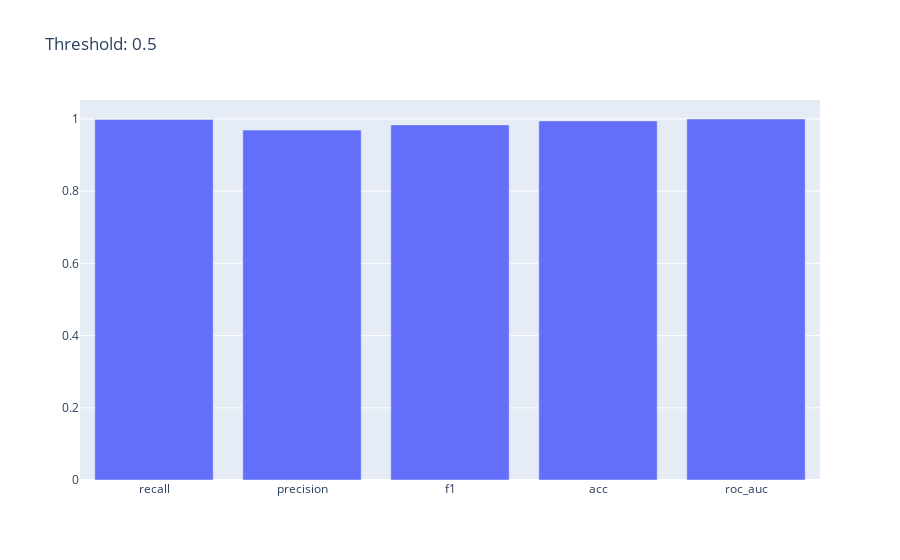
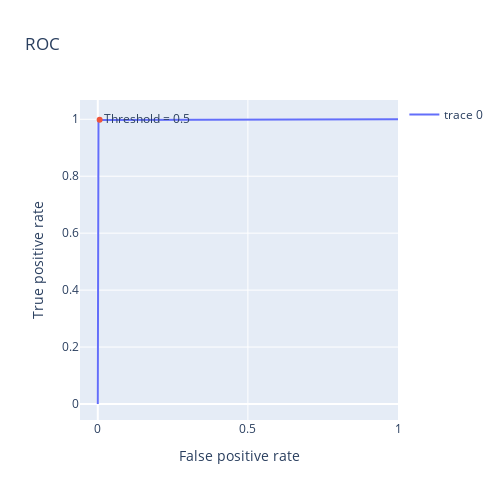

Here is the notebook cell these charts were saved with, in order:
### Code cell
plot_metrics(detector_loaded, Stage.TEST).show()
draw_roc(detector_loaded, Stage.TEST, 0.5).show()
plot_confusion_matrix(detector_loaded, Stage.TEST, 0.5)

### Figure 1 — Plotly figure (JSON) as saved in the notebook; plotly's stock layout.template omitted (floating-point values rounded to 4 significant figures)
{"data": [{"type": "bar", "x": ["recall", "precision", "f1", "acc", "roc_auc"], "y": [0.9984, 0.9691, 0.9835, 0.9945, 0.9998]}], "layout": {"autosize": true, "title": {"text": "Threshold: 0.5"}, "xaxis": {"autorange": true, "range": [-0.5, 4.5], "type": "category"}, "yaxis": {"autorange": true, "range": [0, 1.052], "type": "linear"}}}

### Figure 2 — Plotly figure (JSON) as saved in the notebook; plotly's stock layout.template omitted (floating-point values rounded to 4 significant figures; data arrays with more than 128 entries replaced by an {"elided": "..."} marker saying what was removed)
{"data": [{"type": "scatter", "x": {"elided": "7512 float values"}, "y": {"elided": "7512 float values"}}, {"mode": "markers+text", "showlegend": false, "text": "Threshold = 0.5", "textposition": "middle right", "type": "scatter", "x": [0.006198], "y": [0.9984]}], "layout": {"height": 500, "title": {"text": "ROC"}, "width": 500, "xaxis": {"autorange": true, "range": [-0.0593, 1], "title": {"text": "False positive rate"}, "type": "linear"}, "yaxis": {"autorange": true, "range": [-0.0562, 1.068], "title": {"text": "True positive rate"}, "type": "linear"}}}
